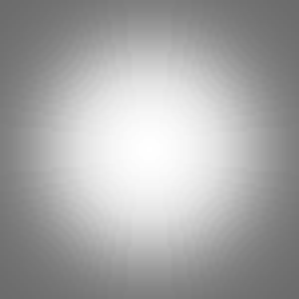
%> input picture data/Examples/M/white2_Est.png, 299 x 299 px; the run also reads 1 picture not shown here
$ octave --eval "Estimate;"   (GNU Octave 9; MATLAB toolbox functions it lacks are replaced by stand-ins)
%> lines starting %> are read from the running program, lines starting %| are printed output that depends on the picture
function Estimate()
%im=imread('..\data\vignetting\gallery3_Est.jpg');
im=imread('..\data\Examples\M\white2_Est.png');
%> im is the input picture: size 299x299 uint8; min 108, max 255, mean 167.1
im2=imread('..\data\Examples\M\white2_Est_truth.png');
%im3=imread('..\data\vignetting\M\white_Est2.jpg');
%im3=imread('..\data\vignetting\M\Estimate.png');
%im4=imread('..\data\vignetting\M\sea_Est3.jpg');

[length,width]=size(im);
%> length = 299; width = 299
s_im=min(length,width);
%> s_im = 299
Reshape1=im((length-s_im)/2+1:(length+s_im)/2,(width-s_im)/2+1:(width+s_im)/2);
Reshape2=im2((length-s_im)/2+1:(length+s_im)/2,(width-s_im)/2+1:(width+s_im)/2);
%Reshape3=im3((length-s_im)/2+1:(length+s_im)/2,(width-s_im)/2+1:(width+s_im)/2);
%Reshape4=im4((length-s_im)/2+1:(length+s_im)/2,(width-s_im)/2+1:(width+s_im)/2);

x=1:1:s_im;
%> x = 299 values from 1 to 299
scale=1/255;
%temp=(x-1)*length+x
y1=double(Reshape1((x-1)*s_im+x))*scale;
%> y1 = 299 values, max 1 at index 148, min 0.424 at index 1, mean 0.698
y2=double(Reshape2((x-1)*s_im+x))*scale;
%> y2 = 299 values, max 0.988 at index 149, min 0.408 at index 1, mean 0.698
%> `Estimate;`:
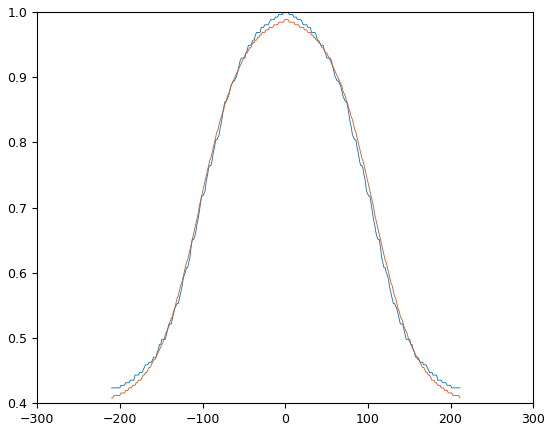
%> figure redrawn from the program's plot data; curve peaks at x = -2.12, y = 1; curve peaks at x = -0.707, y = 0.988
%y3=double(Reshape3((x-1)*s_im+x))*scale;
%y4=double(Reshape4((x-1)*s_im+x))*scale;

figure;
plot(1.414*(x-s_im/2),y1,1.414*(x-s_im/2),y2);

axis normal;
%plot(x,y1)
